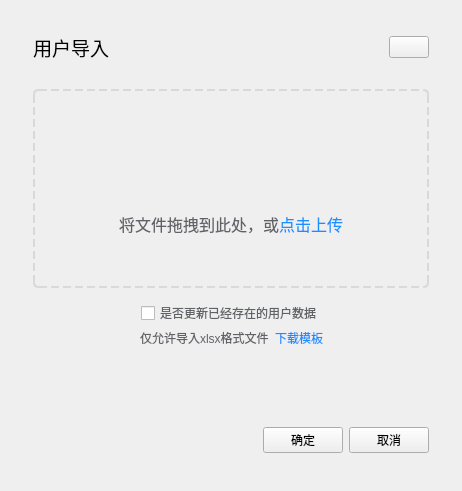
<?xml version="1.0" encoding="UTF-8"?>
<ui version="4.0">
 <class>XlsxUploadDlgClass</class>
 <widget class="QWidget" name="XlsxUploadDlgClass">
  <property name="geometry">
   <rect>
    <x>0</x>
    <y>0</y>
    <width>458</width>
    <height>458</height>
   </rect>
  </property>
  <property name="minimumSize">
   <size>
    <width>458</width>
    <height>0</height>
   </size>
  </property>
  <property name="maximumSize">
   <size>
    <width>458</width>
    <height>16777215</height>
   </size>
  </property>
  <property name="windowTitle">
   <string>XlsxUploadDlg</string>
  </property>
  <property name="styleSheet">
   <string notr="true">#dragArea{
	border:2px dashed #d9d9d9;
	border-radius:5px;
}

#dragArea:hover{
	border:2px dashed #1890ff;
}

#autoUpdateDataChx{
	color:#606266;
}

#dowloadTemplateBtn{
	border:none;
	color:#1890ff;
}

#dowloadTemplateBtn:hover{
	color:#46a6ff;
}

XlsxCard{
	background-color:transparent;
}

XlsxCard:hover{
	background-color:#f5f7fa;
}</string>
  </property>
  <layout class="QVBoxLayout" name="verticalLayout">
   <property name="sizeConstraint">
    <enum>QLayout::SizeConstraint::SetFixedSize</enum>
   </property>
   <item>
    <widget class="QWidget" name="container" native="true">
     <layout class="QVBoxLayout" name="verticalLayout_2">
      <property name="sizeConstraint">
       <enum>QLayout::SizeConstraint::SetDefaultConstraint</enum>
      </property>
      <item>
       <widget class="QWidget" name="widget" native="true">
        <property name="minimumSize">
         <size>
          <width>0</width>
          <height>50</height>
         </size>
        </property>
        <property name="maximumSize">
         <size>
          <width>16777215</width>
          <height>50</height>
         </size>
        </property>
        <layout class="QHBoxLayout" name="horizontalLayout">
         <item>
          <widget class="QLabel" name="label">
           <property name="text">
            <string>&lt;html&gt;&lt;head/&gt;&lt;body&gt;&lt;p&gt;&lt;span style=&quot; font-size:14pt;&quot;&gt;用户导入&lt;/span&gt;&lt;/p&gt;&lt;/body&gt;&lt;/html&gt;</string>
           </property>
          </widget>
         </item>
         <item>
          <spacer name="horizontalSpacer">
           <property name="orientation">
            <enum>Qt::Orientation::Horizontal</enum>
           </property>
           <property name="sizeHint" stdset="0">
            <size>
             <width>200</width>
             <height>20</height>
            </size>
           </property>
          </spacer>
         </item>
         <item>
          <widget class="QPushButton" name="closeBtn">
           <property name="text">
            <string/>
           </property>
          </widget>
         </item>
        </layout>
       </widget>
      </item>
      <item>
       <widget class="QWidget" name="widget_2" native="true">
        <layout class="QVBoxLayout" name="verticalLayout_4">
         <property name="spacing">
          <number>3</number>
         </property>
         <item>
          <widget class="QWidget" name="dragArea" native="true">
           <property name="minimumSize">
            <size>
             <width>396</width>
             <height>199</height>
            </size>
           </property>
           <property name="maximumSize">
            <size>
             <width>396</width>
             <height>199</height>
            </size>
           </property>
           <layout class="QVBoxLayout" name="verticalLayout_3">
            <property name="spacing">
             <number>20</number>
            </property>
            <item>
             <spacer name="verticalSpacer_2">
              <property name="orientation">
               <enum>Qt::Orientation::Vertical</enum>
              </property>
              <property name="sizeHint" stdset="0">
               <size>
                <width>20</width>
                <height>21</height>
               </size>
              </property>
             </spacer>
            </item>
            <item>
             <layout class="QHBoxLayout" name="horizontalLayout_2">
              <item>
               <spacer name="horizontalSpacer_2">
                <property name="orientation">
                 <enum>Qt::Orientation::Horizontal</enum>
                </property>
                <property name="sizeHint" stdset="0">
                 <size>
                  <width>40</width>
                  <height>20</height>
                 </size>
                </property>
               </spacer>
              </item>
              <item>
               <widget class="QLabel" name="label_2">
                <property name="minimumSize">
                 <size>
                  <width>65</width>
                  <height>50</height>
                 </size>
                </property>
                <property name="maximumSize">
                 <size>
                  <width>65</width>
                  <height>50</height>
                 </size>
                </property>
                <property name="text">
                 <string/>
                </property>
                <property name="pixmap">
                 <pixmap resource="../../Resource.qrc">:/Resource/icons/upload.svg</pixmap>
                </property>
                <property name="scaledContents">
                 <bool>true</bool>
                </property>
               </widget>
              </item>
              <item>
               <spacer name="horizontalSpacer_4">
                <property name="orientation">
                 <enum>Qt::Orientation::Horizontal</enum>
                </property>
                <property name="sizeHint" stdset="0">
                 <size>
                  <width>40</width>
                  <height>20</height>
                 </size>
                </property>
               </spacer>
              </item>
             </layout>
            </item>
            <item>
             <widget class="QLabel" name="label_3">
              <property name="text">
               <string>&lt;html&gt;&lt;head/&gt;&lt;body&gt;&lt;p&gt;&lt;span style=&quot; font-size:12pt; color:#606266;&quot;&gt;将文件拖拽到此处，或&lt;/span&gt;&lt;span style=&quot; font-size:12pt; color:#1890ff;&quot;&gt;点击上传&lt;/span&gt;&lt;/p&gt;&lt;/body&gt;&lt;/html&gt;</string>
              </property>
              <property name="alignment">
               <set>Qt::AlignmentFlag::AlignCenter</set>
              </property>
             </widget>
            </item>
            <item>
             <spacer name="verticalSpacer_3">
              <property name="orientation">
               <enum>Qt::Orientation::Vertical</enum>
              </property>
              <property name="sizeHint" stdset="0">
               <size>
                <width>20</width>
                <height>22</height>
               </size>
              </property>
             </spacer>
            </item>
           </layout>
          </widget>
         </item>
         <item>
          <spacer name="verticalSpacer_4">
           <property name="orientation">
            <enum>Qt::Orientation::Vertical</enum>
           </property>
           <property name="sizeType">
            <enum>QSizePolicy::Policy::Fixed</enum>
           </property>
           <property name="sizeHint" stdset="0">
            <size>
             <width>20</width>
             <height>10</height>
            </size>
           </property>
          </spacer>
         </item>
         <item>
          <layout class="QHBoxLayout" name="horizontalLayout_5">
           <item>
            <spacer name="horizontalSpacer_5">
             <property name="orientation">
              <enum>Qt::Orientation::Horizontal</enum>
             </property>
             <property name="sizeHint" stdset="0">
              <size>
               <width>40</width>
               <height>20</height>
              </size>
             </property>
            </spacer>
           </item>
           <item>
            <widget class="QCheckBox" name="autoUpdateDataChx">
             <property name="text">
              <string>是否更新已经存在的用户数据</string>
             </property>
            </widget>
           </item>
           <item>
            <spacer name="horizontalSpacer_6">
             <property name="orientation">
              <enum>Qt::Orientation::Horizontal</enum>
             </property>
             <property name="sizeHint" stdset="0">
              <size>
               <width>40</width>
               <height>20</height>
              </size>
             </property>
            </spacer>
           </item>
          </layout>
         </item>
         <item>
          <layout class="QHBoxLayout" name="horizontalLayout_3">
           <item>
            <spacer name="horizontalSpacer_7">
             <property name="orientation">
              <enum>Qt::Orientation::Horizontal</enum>
             </property>
             <property name="sizeHint" stdset="0">
              <size>
               <width>40</width>
               <height>20</height>
              </size>
             </property>
            </spacer>
           </item>
           <item>
            <widget class="QLabel" name="label_4">
             <property name="text">
              <string>&lt;html&gt;&lt;head/&gt;&lt;body&gt;&lt;p&gt;&lt;span style=&quot; color:#606266;&quot;&gt;仅允许导入xlsx格式文件&lt;/span&gt;&lt;/p&gt;&lt;/body&gt;&lt;/html&gt;</string>
             </property>
            </widget>
           </item>
           <item>
            <widget class="QPushButton" name="dowloadTemplateBtn">
             <property name="text">
              <string>下载模板</string>
             </property>
            </widget>
           </item>
           <item>
            <spacer name="horizontalSpacer_8">
             <property name="orientation">
              <enum>Qt::Orientation::Horizontal</enum>
             </property>
             <property name="sizeHint" stdset="0">
              <size>
               <width>40</width>
               <height>20</height>
              </size>
             </property>
            </spacer>
           </item>
          </layout>
         </item>
        </layout>
       </widget>
      </item>
      <item>
       <widget class="QWidget" name="xlsxCardList" native="true">
        <property name="sizePolicy">
         <sizepolicy hsizetype="Preferred" vsizetype="Expanding">
          <horstretch>0</horstretch>
          <verstretch>0</verstretch>
         </sizepolicy>
        </property>
       </widget>
      </item>
      <item>
       <spacer name="verticalSpacer">
        <property name="orientation">
         <enum>Qt::Orientation::Vertical</enum>
        </property>
        <property name="sizeHint" stdset="0">
         <size>
          <width>20</width>
          <height>40</height>
         </size>
        </property>
       </spacer>
      </item>
      <item>
       <widget class="QWidget" name="widget_5" native="true">
        <property name="minimumSize">
         <size>
          <width>0</width>
          <height>58</height>
         </size>
        </property>
        <property name="maximumSize">
         <size>
          <width>16777215</width>
          <height>58</height>
         </size>
        </property>
        <layout class="QHBoxLayout" name="horizontalLayout_4">
         <item>
          <spacer name="horizontalSpacer_3">
           <property name="orientation">
            <enum>Qt::Orientation::Horizontal</enum>
           </property>
           <property name="sizeHint" stdset="0">
            <size>
             <width>200</width>
             <height>20</height>
            </size>
           </property>
          </spacer>
         </item>
         <item>
          <widget class="QPushButton" name="okBtn">
           <property name="text">
            <string>确定</string>
           </property>
          </widget>
         </item>
         <item>
          <widget class="QPushButton" name="cancelBtn">
           <property name="text">
            <string>取消</string>
           </property>
          </widget>
         </item>
        </layout>
       </widget>
      </item>
     </layout>
    </widget>
   </item>
  </layout>
 </widget>
 <layoutdefault spacing="6" margin="11"/>
 <resources>
  <include location="../../Resource.qrc"/>
 </resources>
 <connections>
  <connection>
   <sender>closeBtn</sender>
   <signal>clicked()</signal>
   <receiver>XlsxUploadDlgClass</receiver>
   <slot>close()</slot>
   <hints>
    <hint type="sourcelabel">
     <x>410</x>
     <y>42</y>
    </hint>
    <hint type="destinationlabel">
     <x>228</x>
     <y>220</y>
    </hint>
   </hints>
  </connection>
  <connection>
   <sender>cancelBtn</sender>
   <signal>clicked()</signal>
   <receiver>XlsxUploadDlgClass</receiver>
   <slot>close()</slot>
   <hints>
    <hint type="sourcelabel">
     <x>393</x>
     <y>394</y>
    </hint>
    <hint type="destinationlabel">
     <x>228</x>
     <y>220</y>
    </hint>
   </hints>
  </connection>
 </connections>
</ui>
